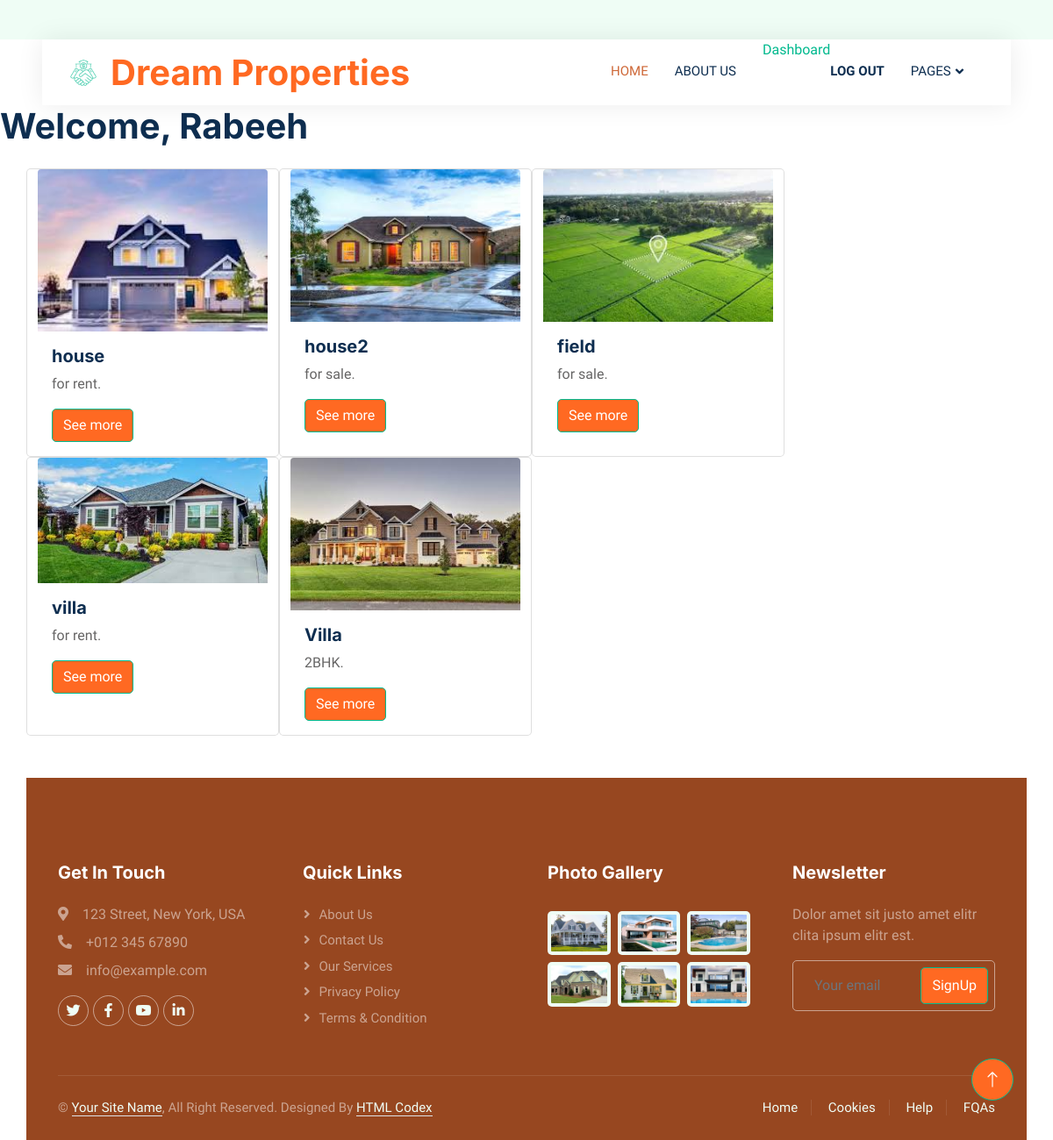
/user/buyer_dashboard/ (signed in), run on the app's committed database.
### userapp/models.py (models this page shows)
class CustomUser(AbstractUser):
    USER_TYPES = (
        ('buyer', 'Buyer'),
        ('seller', 'Seller'),
    )
    user_type = models.CharField(max_length=10, choices=USER_TYPES,default='buyer')
    groups = models.ManyToManyField(
        Group,
        related_name="customuser_set",  # Avoid conflict with auth.User.groups
        blank=True
    )
    user_permissions = models.ManyToManyField(
        Permission,
        related_name="customuser_permissions_set",  # Avoid conflict with auth.User.user_permissions
        blank=True
    )

### sellerapp/models.py (models this page shows, shortened)
class Property(models.Model):
    name = models.CharField(max_length=100)
    description = models.TextField()
    price = models.DecimalField(max_digits=10, decimal_places=2)
    image = models.ImageField(upload_to='product_pic/', blank=True, null=True)
    seller = models.ForeignKey(CustomUser, on_delete=models.CASCADE, related_name='properties')

### userapp/views.py (the view)
# urls.py: path('buyer_dashboard/', views.buyer_dashboard, name='buyer_dashboard'),
@login_required
def buyer_dashboard(request):
    if request.user.user_type == 'seller':
        return redirect('seller_dashboard')
    elif request.user.user_type == 'buyer':
        properties = Property.objects.all()
        return render(request, 'userapp/buyer_dashboard.html', {'properties': properties})
    return render(request, 'userapp/buyer_dashboard.html')

### userapp/templates/userapp/buyer_dashboard.html
{% extends 'sellerapp/base.html' %}
{% block content %}
<h1>Welcome, {{ user.username }}</h1>
<div class="container mt-4">
    <div class="row">
{% for property in properties %}
<div class="card" style="width: 18rem;">
    <img class="card-img-top" src="{{ property.image.url }}" alt="{{ property.name }}">
    <div class="card-body">
      <h5 class="card-title">{{ property.name }}</h5>
      <p class="card-text">{{ property.description }}.</p>
      <a href="{% url 'property_detail' property.id %}" class="btn btn-primary">See more</a>
    </div>
  </div>
  {% endfor %}
{% endblock %}

### sellerapp/templates/sellerapp/base.html (shortened to what this page needs)
{% load static %}
    <head>
    <link href="https://cdnjs.cloudflare.com/ajax/libs/font-awesome/5.10.0/css/all.min.css" rel="stylesheet">
    <link href="https://cdn.jsdelivr.net/npm/bootstrap-icons@1.4.1/font/bootstrap-icons.css" rel="stylesheet">
    <link href="/static/lib/animate/animate.min.css" rel="stylesheet">
    <link href="/static/lib/owlcarousel/assets/owl.carousel.min.css" rel="stylesheet">
    <link href="/static/css/bootstrap.min.css" rel="stylesheet">
    <link href="/static/css/style.css" rel="stylesheet">
</head>
<body>
    <div class="container-xxl bg-white p-0">
 <div class="container-fluid nav-bar bg-transparent">
    <nav class="navbar navbar-expand-lg bg-white navbar-light py-0 px-4">
        <a href="index.html" class="navbar-brand d-flex align-items-center text-center">
            <div class="icon p-2 me-2">
                <img class="img-fluid" src="/static/img/icon-deal.png" alt="Icon" style="width: 30px; height: 30px;">
            </div>
               <h1 class="m-0 text-primary">Dream Properties </h1>
        <div class="collapse navbar-collapse" id="navbarCollapse">
            <div class="navbar-nav ms-auto">
                <a href="{% url 'home' %}" class="nav-item nav-link active">Home</a>
                <a href="{% url 'about' %}" class="nav-item nav-link">About Us</a>
                {% if user.is_authenticated %}
                 {% if user.user_type == 'buyer' %}
                 <li><a href="{% url 'buyer_dashboard' %}">Dashboard</a></li>
                 {% endif %}
                <li class="nav-item"><a class="nav-link" href="{% url 'logout' %}"><strong>Log Out</strong></a></li>
                {% endif %}
                <div class="nav-item dropdown">
                    <a href="#" class="nav-link dropdown-toggle" data-bs-toggle="dropdown">Pages</a>
                </div>
    </nav>
</div>
{% block content %}
{% endblock %}
 <div class="container-fluid bg-dark text-white-50 footer pt-5 mt-5 wow fadeIn" data-wow-delay="0.1s">
    <div class="container py-5">
        <div class="row g-5">
            <div class="col-lg-3 col-md-6">
                <h5 class="text-white mb-4">Get In Touch</h5>
                <p class="mb-2"><i class="fa fa-map-marker-alt me-3"></i>123 Street, New York, USA</p>
                <p class="mb-2"><i class="fa fa-phone-alt me-3"></i>+012 345 67890</p>
                <p class="mb-2"><i class="fa fa-envelope me-3"></i>info@example.com</p>
                <div class="d-flex pt-2">
                    <a class="btn btn-outline-light btn-social" href=""><i class="fab fa-twitter"></i></a>
                    <a class="btn btn-outline-light btn-social" href=""><i class="fab fa-facebook-f"></i></a>
                    <a class="btn btn-outline-light btn-social" href=""><i class="fab fa-youtube"></i></a>
                    <a class="btn btn-outline-light btn-social" href=""><i class="fab fa-linkedin-in"></i></a>
                </div>
            </div>
            <div class="col-lg-3 col-md-6">
                <h5 class="text-white mb-4">Quick Links</h5>
                <a class="btn btn-link text-white-50" href="">About Us</a>
                <a class="btn btn-link text-white-50" href="">Contact Us</a>
                <a class="btn btn-link text-white-50" href="">Our Services</a>
                <a class="btn btn-link text-white-50" href="">Privacy Policy</a>
                <a class="btn btn-link text-white-50" href="">Terms & Condition</a>
            </div>
            <div class="col-lg-3 col-md-6">
                <h5 class="text-white mb-4">Photo Gallery</h5>
                <div class="row g-2 pt-2">
                    <div class="col-4">
                        <img class="img-fluid rounded bg-light p-1" src="/staic/img/property-1.jpg" alt="">
                    </div>
                    <div class="col-4">
                        <img class="img-fluid rounded bg-light p-1" src="/static/img/property-2.jpg" alt="">
                    </div>
                    <div class="col-4">
                        <img class="img-fluid rounded bg-light p-1" src="/static/img/property-3.jpg" alt="">
                    </div>
                    <div class="col-4">
                        <img class="img-fluid rounded bg-light p-1" src="/static/img/property-4.jpg" alt="">
                    </div>
                    <div class="col-4">
                        <img class="img-fluid rounded bg-light p-1" src="/static/img/property-5.jpg" alt="">
                    </div>
                    <div class="col-4">
                        <img class="img-fluid rounded bg-light p-1" src="/static/img/property-6.jpg" alt="">
                    </div>
                </div>
            </div>
            <div class="col-lg-3 col-md-6">
                <h5 class="text-white mb-4">Newsletter</h5>
                <p>Dolor amet sit justo amet elitr clita ipsum elitr est.</p>
                <div class="position-relative mx-auto" style="max-width: 400px;">
                    <input class="form-control bg-transparent w-100 py-3 ps-4 pe-5" type="text" placeholder="Your email">
                    <button type="button" class="btn btn-primary py-2 position-absolute top-0 end-0 mt-2 me-2">SignUp</button>
                </div>
            </div>
        </div>
    </div>
    <div class="container">
        <div class="copyright">
            <div class="row">
                <div class="col-md-6 text-center text-md-start mb-3 mb-md-0">
                    &copy; <a class="border-bottom" href="#">Your Site Name</a>, All Right Reserved.
                    Designed By <a class="border-bottom" href="https://htmlcodex.com">HTML Codex</a>
                </div>
                <div class="col-md-6 text-center text-md-end">
                    <div class="footer-menu">
                        <a href="">Home</a>
                        <a href="">Cookies</a>
                        <a href="">Help</a>
                        <a href="">FQAs</a>
                    </div>
                </div>
            </div>
        </div>
    </div>
</div>
        <a href="#" class="btn btn-lg btn-primary btn-lg-square back-to-top"><i class="bi bi-arrow-up"></i></a>
    </div>
</body>

### sellerapp/static/css/style.css (style rules this page uses)
.back-to-top { position: fixed; display: none; right: 45px; bottom: 45px; z-index: 99; }
.btn { transition: .5s; }
.btn.btn-primary, .btn.btn-secondary { color: #FFFFFF; }
.btn-lg-square { width: 48px; height: 48px; }
.btn-square, .btn-sm-square, .btn-lg-square { padding: 0; display: flex; align-items: center; justify-content: center; font-weight: normal; border-radius: 50px; }
.nav-bar { position: relative; margin-top: 45px; padding: 0 3rem; transition: .5s; z-index: 9999; }
.navbar { box-shadow: 0 0 30px rgba(0, 0, 0, .08); }
.navbar .dropdown-toggle::after { border: none; content: "\f107"; font-family: "Font Awesome 5 Free"; font-weight: 900; vertical-align: middle; margin-left: 5px; transition: .5s; }
.navbar-light .navbar-nav .nav-link { margin-right: 30px; padding: 25px 0; color: #FFFFFF; font-size: 15px; text-transform: uppercase; outline: none; }
.navbar-light .navbar-nav .nav-link:hover, .navbar-light .navbar-nav .nav-link.active { color: var(--primary); }
.navbar-light .navbar-brand { height: 75px; }
.navbar-light .navbar-nav .nav-link { color: var(--dark); font-weight: 500; }
.icon { padding: 15px; display: inline-flex; align-items: center; justify-content: center; background: #FFFFFF !important; border-radius: 50px; border: 1px dashed var(--primary) !important; }
.footer .btn.btn-social { margin-right: 5px; width: 35px; height: 35px; display: flex; align-items: center; justify-content: center; color: var(--light); border: 1px solid rgba(255,255,255,0.5); border-radius: 35px; transition: .3s; }
.footer .btn.btn-link { display: block; margin-bottom: 5px; padding: 0; text-align: left; font-size: 15px; font-weight: normal; text-transform: capitalize; transition: .3s; }
.footer .btn.btn-link::before { position: relative; content: "\f105"; font-family: "Font Awesome 5 Free"; font-weight: 900; margin-right: 10px; }
.footer .form-control { border-color: rgba(255,255,255,0.5); }
.footer .copyright { padding: 25px 0; font-size: 15px; border-top: 1px solid rgba(256, 256, 256, .1); }
.footer .copyright a { color: var(--light); }
.footer .footer-menu a { margin-right: 15px; padding-right: 15px; border-right: 1px solid rgba(255, 255, 255, .1); }
.footer .footer-menu a:last-child { margin-right: 0; padding-right: 0; border-right: none; }

### data on the page
CustomUser: username "Rabeeh"
Property: image (picture), name "house", description "for rent"
Property: image (picture), name "house2", description "for sale"
Property: image (picture), name "field", description "for sale"
Property: image (picture), name "villa", description "for rent"
Property: image (picture), name "Villa", description "2BHK"
